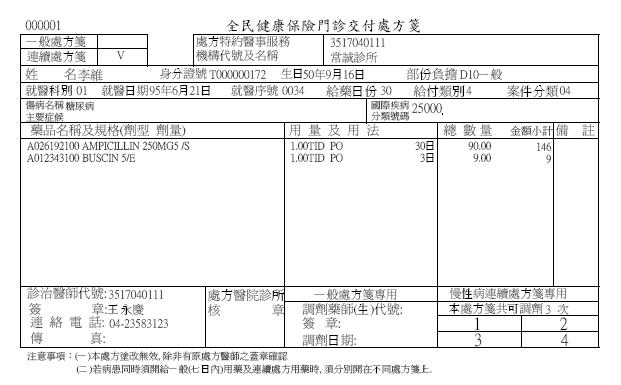
#> input picture forOCRtest/prescript.jpeg, 621 x 385 px
$ jupyter execute --allow-errors Untitled.ipynb
#> lines starting #> are read from the running program, lines starting #| are printed output that depends on the picture; after the words box and inside, x2 and y2 are one past the last pixel; in counts of white or black regions, pixels touching at a corner belong together
[cell 1]
import cv2

[cell 2]
from PIL import Image
import numpy as np

image = Image.open("./prescript.jpeg")
#> image is the input picture: PIL image 621x385 RGB; min 0, max 255, mean 237.9
image_data = np.asarray(image)

f = open("demo.txt", "a")
for i in range(len(image_data)):
    for j in range(len(image_data[0])):
        #print(image_data[i][j])  # this row prints an array of RGB color for each pixel in the image
        f.write(str(image_data[i][j]))
    f.write("\n")
f.close()

[cell 3]
import cv2
import pytesseract

#pytesseract.pytesseract.tesseract_cmd =  "C:\\Program Files\\Tesseract-OCR\\tesseract.exe"

img = cv2.imread("./prescript.jpeg")

print(pytesseract.image_to_string(img, lang="chi_tra"))
#> (this line was passed over: pytesseract is not available in this run)
print(pytesseract.image_to_string(img, lang="chi_tra+eng"))
#> (this line was passed over: pytesseract is not available in this run)
print(pytesseract.image_to_string(img))
#> (this line was passed over: pytesseract is not available in this run)

hImg,wImg,_ = img.shape
#> hImg = 385; wImg = 621

#1格1格的字 pytesseract.image_to_boxes
'''
boxes = pytesseract.image_to_boxes(img)
for b in boxes.splitlines():
    b = b.split()
    #print(b)
    x,y,w,h = int(b[1]),int(b[2]),int(b[3]),int(b[4])
    cv2.rectangle(img,(x,hImg-y),(w,hImg-h),(0,0,255),3)
    cv2.putText(img,b[0],(w,hImg-y+25),cv2.FONT_HERSHEY_COMPLEX,1,(50,50,255),2)
'''

# 1個單字
#> (the rest of this cell did not finish here and is left out)

[cell 4]
img = cv2.imread("./prescript.jpeg")
img.shape
#> Out = (385, 621, 3)

[cell 5]
import numpy as np
from matplotlib import pyplot as plt

img = cv2.imread("./prescript.jpeg")
ret, th1 = cv2.threshold(img, 127, 255, cv2.THRESH_BINARY)
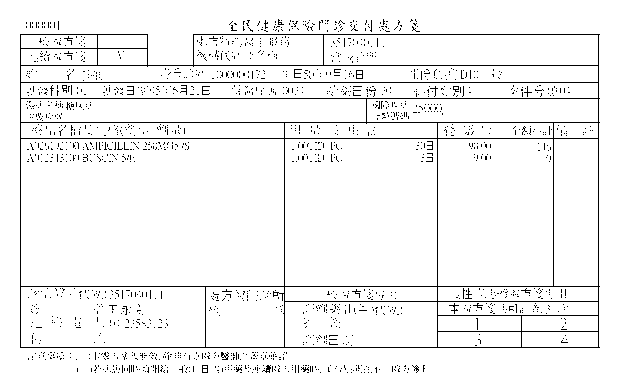
#> th1: shape (385, 621, 3); 95.2% white; black in thin lines or dots, all inside (x1, y1, x2, y2) = (20, 19, 600, 373)
ret, th2 = cv2.threshold(img, 127, 255, cv2.THRESH_BINARY_INV)
ret, th3 = cv2.threshold(img, 127, 255, cv2.THRESH_TRUNC)
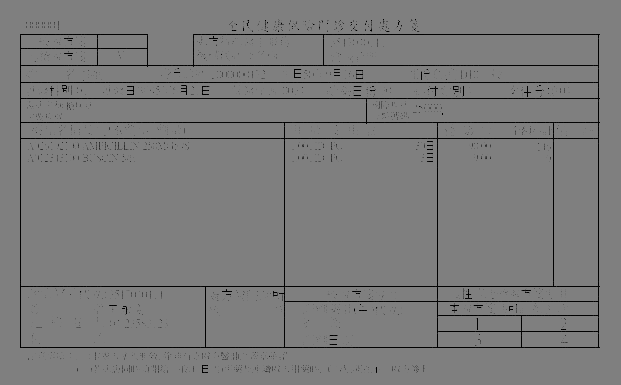
#> th3: shape (385, 621, 3); min 0, max 127, mean 122.7
ret, th4 = cv2.threshold(img, 127, 255, cv2.THRESH_TOZERO)
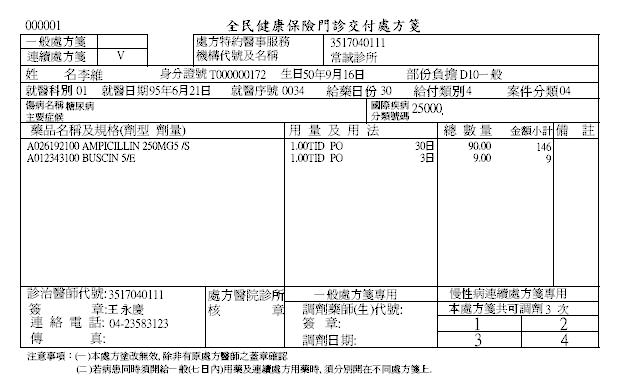
#> th4: shape (385, 621, 3); min 0, max 255, mean 236.2
ret, th5 = cv2.threshold(img, 127, 255, cv2.THRESH_TOZERO_INV)
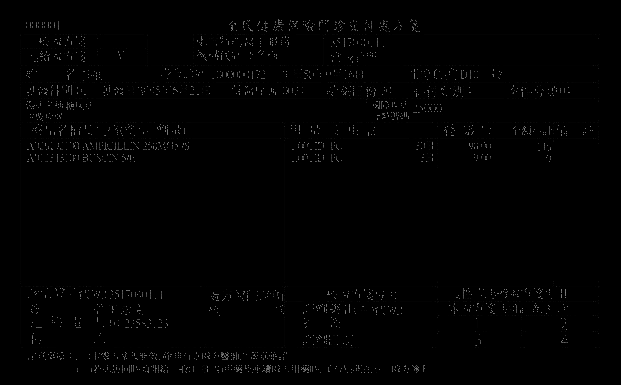
#> th5: shape (385, 621, 3); min 0, max 127, mean 1.7

titles = ['Original Image', 'BINARY', 'BINARY_INV', 'TRUNC', 'TOZERO', 'TOZERO_INV']
images = [img, th1, th2, th3, th4, th5]

for i in range(6):
    plt.subplot(2, 3, i+1), plt.imshow(images[i], 'gray')
    plt.title(titles[i])
    plt.xticks([]), plt.yticks([])
plt.show()
